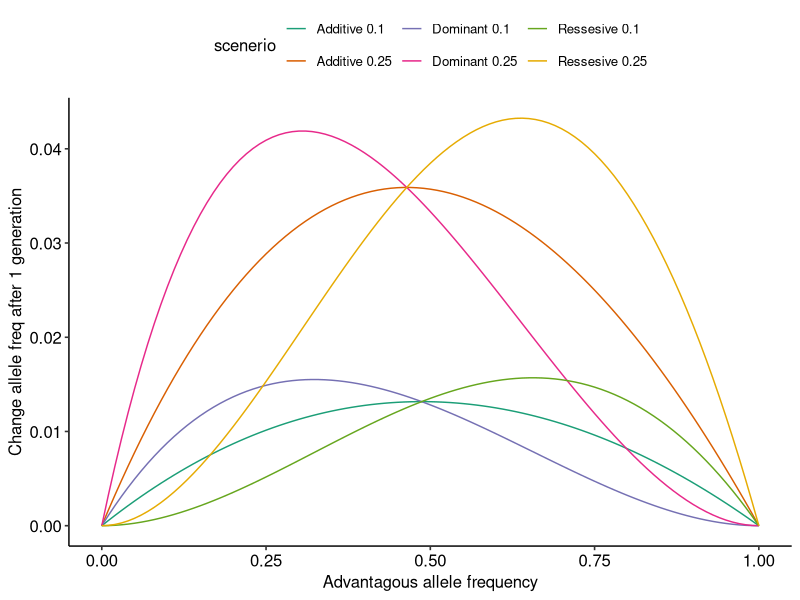
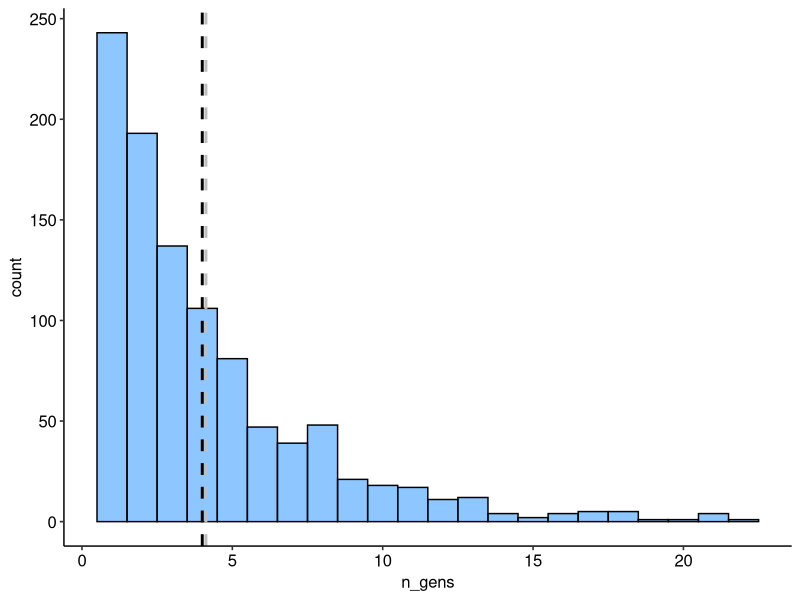

The R script that drew these images, in order:
## ---- chunk 1
knitr::opts_chunk$set(echo = TRUE)
## ---- chunk 2

# Function to calculate allele freq after selection given freq 2 alleles
# and selection coefficients of all genotypes
allele_freq_after_selection <- function(freq_a, freq_t, Saa, Sat, Stt){
  
  aa <- freq_a^2 * (1-Saa)
  at <- freq_a * freq_t * (1 - Sat)
  at2 <- 2 * freq_a * freq_t * (1 - Sat)
  tt <- freq_t^2 * (1 - Stt)
  
  (aa + at) / (aa + at2 + tt)
  
}
allele_freq_after_selection(0.4, 0.6, 0, 0.2, 0.4)  # check function is working 
## ---- chunk 3
# Infer selection coeffiencts if advantageous allele is recessive 
sc_ressesive <- function(deleterious_sc){
  
  c(0, deleterious_sc, deleterious_sc)
  
}
# Infer selection coeffiencts if advantageous allele is dominant 
sc_dominant <- function(deleterious_sc){
  
  c(0, 0, deleterious_sc)
  
}
# Infer selection coeffiencts if advantageous allele is additive 
sc_additive <- function(deleterious_sc){
  
  c(0, 0.5 * deleterious_sc, deleterious_sc)
  
}

## ---- chunk 4
# New function that calculates allele freq in next generation given freq
# of two alleles but takes in the deleterious allele selection coefficient
# and a function to define other selection cofficient values

genotype_aware_afas <- function(freq_a, freq_t, sc_del_allele, sc_func){
  
  sc_vals <- sc_func(sc_del_allele)
  Saa <- sc_vals[1]
  Sat <- sc_vals[2]
  Stt <- sc_vals[3]
  
  allele_freq_after_selection(freq_a, freq_t, Saa, Sat, Stt)
  
}

## ---- chunk 5

scenerio_df <- function(del_sc, genotype_func, genotype_name){
  scenerio_name <- paste(genotype_name, as.character(del_sc))
  df <- data.frame(advan_allele_freq=seq(0, 1, 0.01))
  post_1_gen <- list()
  for (i in 1:length(df$advan_allele_freq)){
    freq_a <- df[i, ]
    freq_t <- 1 - freq_a
    post_1_gen[[i]] <- genotype_aware_afas(freq_a, freq_t, del_sc, genotype_func) - freq_a
    
  }
  df$scenerio <- scenerio_name
  df$freq_gen_2 <- unlist(post_1_gen)
  df
}

## ---- chunk 6
# ugly 
df.1 <- scenerio_df(0.1, sc_ressesive, "Ressesive")
df.2 <- scenerio_df(0.1, sc_dominant, "Dominant")
df.3 <- scenerio_df(0.1, sc_additive, "Additive")
df.4 <- scenerio_df(0.25, sc_ressesive, "Ressesive")
df.5 <- scenerio_df(0.25, sc_dominant, "Dominant")
df.6 <- scenerio_df(0.25, sc_additive, "Additive")

big.df <- rbind(df.1, df.2, df.3, df.4, df.5, df.6)

## ---- chunk 7

# Finally, plot everything
library(ggplot2)
library(ggpubr)
library(RColorBrewer)

ggplot(big.df, aes(x=advan_allele_freq, y=freq_gen_2, color=scenerio)) +
  geom_line() + theme_pubr() + scale_color_brewer(palette = "Dark2") + 
  labs(x='Advantagous allele frequency', y='Change allele freq after 1 generation')
## ---- chunk 8
locus_len <- 5.6e3
gene_copies <- 5*2  # each diploid contributes 2 gene copies
seg_sites <- 11  # observed 11 segregating sites
## ---- chunk 9
theta <- seg_sites / sum(1 / 1:(gene_copies-1))
## ---- chunk 10
mutation_rate <- 1e-8
message(paste('Theta =', round(theta, 2)))
## ---- chunk 11
Ne <- theta / (4 * mutation_rate * locus_len)
message(paste('Ne = ', round(Ne, 2)))
## ---- chunk 12
n_gene_copies <- 4

sample_gen <- function(n_gene_copies){
  
  coalesent_key <- 0  # is random number is this then coalensent event
  n_gens <- 0 # number generations
  while (coalesent_key != 1){
    coalesent_key <- sample(1:n_gene_copies, 1)
    n_gens <- n_gens + 1
  }
  n_gens
}
## ---- chunk 13
simulation <- function(n_runs, n_gene_copies){
  
  n_gens_list <- list()
  for (i in 1:n_runs){
    n_gens_list[[i]] <- sample_gen(n_gene_copies)
  }
  data.frame(n_gens=unlist(n_gens_list))  
}
# Run the simulation 1000 times and plot just for fun
df <- simulation(1000, n_gene_copies)
expectation <- (1 / n_gene_copies) ^-1
ggplot(df, aes(x=n_gens)) + geom_histogram(binwidth = 1, color='black', fill='dodgerblue', alpha=0.5) + theme_pubr() +  geom_vline(xintercept=expectation, linetype="dashed", 
                color = "black", size=1) +
geom_vline(xintercept=mean(df$n_gens), linetype="dashed", 
                color = "grey", size=1)
## ---- chunk 14
freqs <- table(df)
less <- sum(freqs[(1:length(freqs) < expectation)])
greater <- sum(freqs[(1:length(freqs) >= expectation)])

message(paste('Area under curve < expectation', less))
message(paste('Area under curve > expectation', greater))
